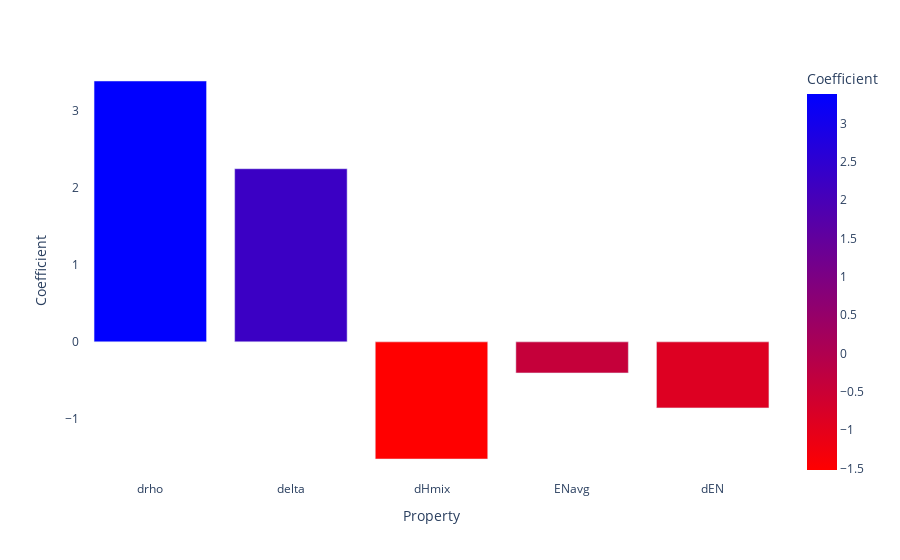

This figure's notebook cell:
### Markdown cell above
Linear Regression

### Code cell
lrc_real = LogisticRegression()
lrc_real.fit(stan_x_train, y_train)

print(lrc_real.score(stan_x_train, y_train))
print(lrc_real.score(stan_x_test, y_test))
print(lrc_real.score(stan_x_ind, y_ind))
df = pd.DataFrame()
coef = lrc_real.coef_[0]
color = ["red" if co > 0 else "blue" for co in coef]
df["Property"] = ["drho", "delta", "dHmix", "ENavg", "dEN"]
df["Coefficient"] = coef
df["Color"] = color
fig = px.bar(df, x= "Property", y="Coefficient", color = "Coefficient",  color_continuous_scale='Bluered_r')
fig.update_layout(plot_bgcolor="white")
fig.show()
print(coef)

### Figure 1 — Plotly figure (JSON) as saved in the notebook; plotly's stock layout.template omitted (floating-point values rounded to 4 significant figures)
{"data": [{"alignmentgroup": "True", "hovertemplate": "Property=%{x}<br>Coefficient=%{marker.color}<extra></extra>", "legendgroup": "", "marker": {"color": [3.386, 2.247, -1.52, -0.4034, -0.8569], "coloraxis": "coloraxis", "pattern": {"shape": ""}}, "name": "", "offsetgroup": "", "orientation": "v", "showlegend": false, "textposition": "auto", "x": ["drho", "delta", "dHmix", "ENavg", "dEN"], "xaxis": "x", "y": [3.386, 2.247, -1.52, -0.4034, -0.8569], "yaxis": "y", "type": "bar"}], "layout": {"xaxis": {"anchor": "y", "domain": [0.0, 1.0], "title": {"text": "Property"}}, "yaxis": {"anchor": "x", "domain": [0.0, 1.0], "title": {"text": "Coefficient"}}, "coloraxis": {"colorbar": {"title": {"text": "Coefficient"}}, "colorscale": [[0.0, "rgb(255,0,0)"], [1.0, "rgb(0,0,255)"]]}, "legend": {"tracegroupgap": 0}, "margin": {"t": 60}, "barmode": "relative", "plot_bgcolor": "white"}}
